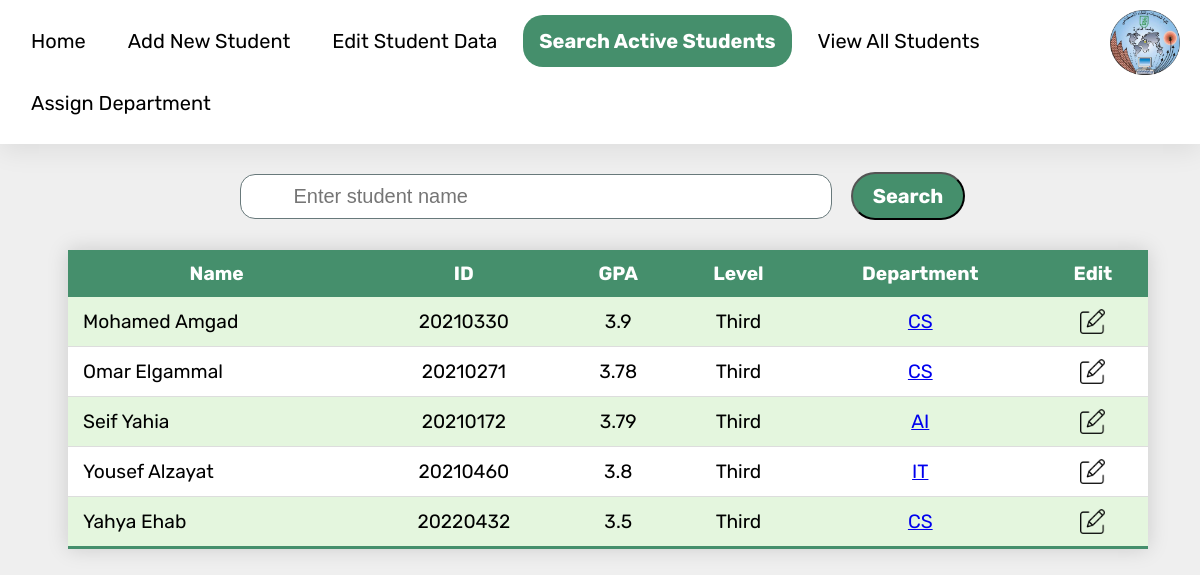
Page /search.html on the committed database.
### WebApp/models.py (models this page shows)
class Student(models.Model):
    name = models.CharField(max_length=100, null=True)
    dob = models.DateField(default='2000-01-01')
    phone = models.CharField(max_length=11, null=True)
    email = models.EmailField(null=True)
    gender = models.CharField(max_length=6, choices=[('Male', 'Male'), ('Female', 'Female')], default='Male')
    status = models.CharField(max_length=10, choices=[('Active', 'Active'), ('Inactive', 'Inactive')], default='Active')
    level = models.CharField(max_length=10, choices=[('First', 'First'), ('Second', 'Second'), ('Third', 'Third'), ('Fourth', 'Fourth')],null=True)
    gpa = models.FloatField(null=True)
    dept = models.CharField(max_length=10, choices=[('CS', 'CS'), ('IT', 'IT'), ('IS', 'IS'), ('DS', 'DS'), ('General', 'General'),('AI', 'AI')], default='General')
    studNum = models.CharField(max_length=8, primary_key=True)

### WebApp/views.py (the view)
# urls.py: path('search.html', views.search, name='search'),
def search(request):
    ctx = {
        'currentPage': 'search',
        'students': Student.objects.all()
    }
    return render(request, 'search.html', ctx)

### templates/search.html (shortened to what this page needs)
{%extends 'navbar.html'%}
{%block content%}
{% load static %}
<!DOCTYPE html>
<html lang="en">
<head>
    <link rel="stylesheet" media="screen and (min-device-width: 768px)" href="{%static 'styles/navbar.css'%}">
    <link rel="stylesheet" media="screen and (max-device-width: 768px)" href="{%static 'styles/navbarPhone.css'%}">
    <link rel="stylesheet" href="{%static 'styles/search.css'%}">
</head>
<body>
    {% if students %}
    <div id="Table">
        <center>
            <form action="Search.html" method="post">
                <input type="text" name="search" placeholder="Enter student name" id="studentName">
                <input type="button" value="Search" onclick="searchName()" id="searchButton">
        </center>
        <table>
            <thead>
                <tr>
                    <th>Name</th>
                    <th>ID</th>
                    <th>GPA</th>
                    <th>Level</th>
                    <th>Department</th>
                    <th>Edit</th>
                </tr>
            </thead>
            <tbody>
                {% for student in students%}
                {% if student.status == 'Active' %}
                <tr class="mainRow">
                    <td>{{student.name}}</td>
                    <td>{{student.studNum}}</td>
                    <td>{{student.gpa}}</td>
                    <td>{{student.level}}</td>
                    <td><a href="#" onclick="getData('{{student.studNum}}',false)">{{student.dept}}</a></td>
                    <td><a href="#" onclick="getData('{{student.studNum}}',true)">
                            <img src="{%static 'resources/edit.png'%}" alt="edit"></a></td>
                </tr>
                {% endif %}
                {% endfor %}
            </tbody>
        </table>
    </div>
    {%endif%}
</body>
</html>
{%endblock%}

### WebProject/static/styles/search.css (style rules this page uses)
body { background-color: #EFEFEF; }
table { position: absolute; margin: calc((100% - 90%)/2); margin-top: 5px; width: 90%; text-align: center; border-collapse: collapse; font-size: 1.2em; font-family: 'Rubik', sans-serif; min-width: 400px; border : 0; box-shadow: 0 0 20px rgba(0, 0, 0, 0.15); }
table thead tr { background-color: #458F6C; color: #ffffff; text-align: center; }
table th, table td { padding: 12px 15px; }
table tbody tr { border-bottom: 1px solid #dddddd; background-color: #ffffff; }
tr:nth-child(even) { background-color: #d2ffc265; }
table tbody tr:nth-child(n) :first-child { text-align: left; }
table tbody tr:last-of-type { border-bottom: 3px solid #458F6C; }
td a img { margin: auto; width: 25px; }
#studentName { width: 50%; margin: 10px; padding: 10px 20px; font-size: 20px; border: 1px solid #68797B; border-radius: 15px; background-color: white; background-repeat: no-repeat; background-position: left 1rem center; background-size: 1em; padding-left: 3.3rem; background-image: url("../resources/search.png"); }
#searchButton { margin: 5px; padding: 10px 20px; font-size: 20px; font-family: 'Rubik', sans-serif; font-weight: bold; background-color: #458F6C; color: white; cursor: pointer; border-radius: 30px; }

### rows in the picture
Student: name "Mohamed Amgad", studNum "20210330", gpa "3.9", level "Third", dept "CS"
Student: name "Omar Elgammal", studNum "20210271", gpa "3.78", level "Third", dept "CS"
Student: name "Seif Yahia", studNum "20210172", gpa "3.79", level "Third", dept "AI"
Student: name "Yousef Alzayat", studNum "20210460", gpa "3.8", level "Third", dept "IT"
Student: name "Yahya Ehab", studNum "20220432", gpa "3.5", level "Third", dept "CS"
